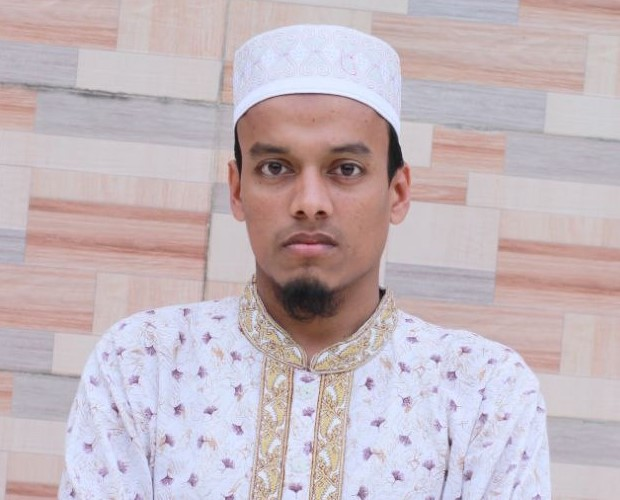
#> input picture fb profile small.jpg, 620 x 500 px, found by its file name
$ python test.py
#> lines starting #> are read from the running program, lines starting #| are printed output that depends on the picture
import cv2
import matplotlib.pyplot as plt
from skimage import filters

img = cv2.imread(r"E:\Hons 3rd Year 2nd semester books\Digital Image Processing\DIP Lab\fb profile small.jpg", 0)
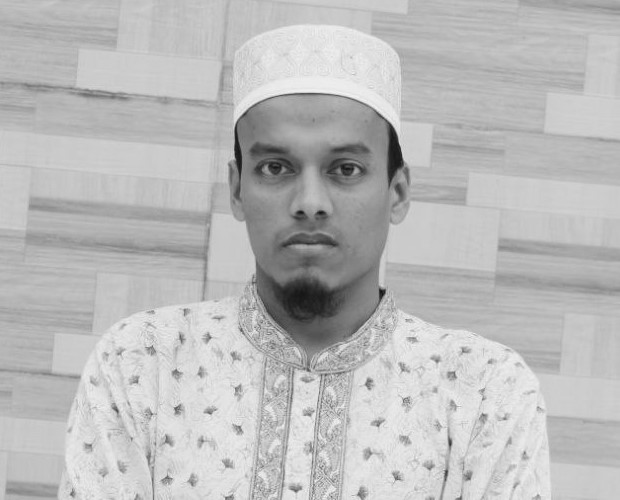
#> img: shape (500, 620); min 14, max 249, mean 187.1

edges = filters.sobel(img)
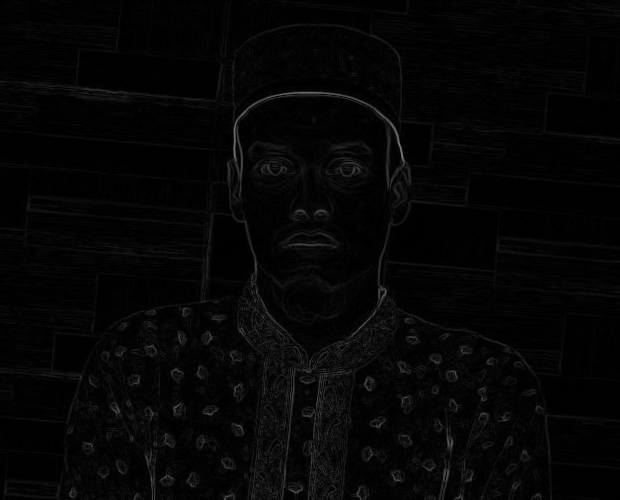
#> edges: shape (500, 620) float64; min 0, max 0.49, mean 0.0222

plt.imshow(edges, cmap='gray')
plt.title("Edge Detection")
plt.axis("off")
plt.show()
